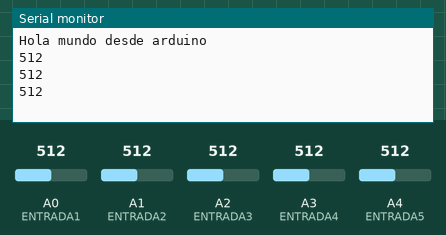
Simulated run of this sketch. Board: Arduino Uno, built with avr-gcc and run on an emulated ATmega328P. Shown: the last lines printed to the serial monitor. The test bench sets the inputs (shaded band); at power-on: A0 (ENTRADA1) = 512, A1 (ENTRADA2) = 512, A2 (ENTRADA3) = 512, A3 (ENTRADA4) = 512, A4 (ENTRADA5) = 512.

Above: at 1.3 s.
1.4 s: A0 (ENTRADA1) set to 716
At 1.8 s:
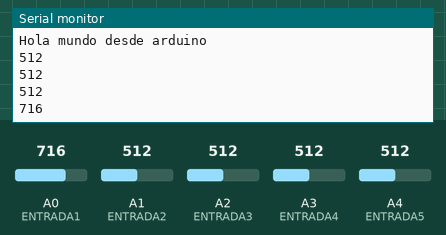
2.9 s: A0 (ENTRADA1) set to 992
At 3.4 s:
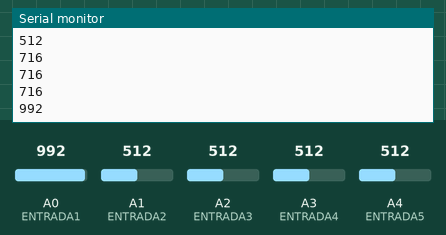
Timing chart, 0 to 5.9 s (numbered marks = the images above; inputs shaded):
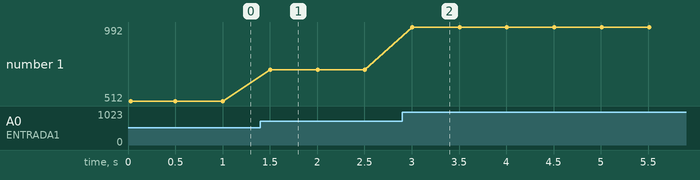

The sketch:

proyectoSEL.ino
```cpp
const int ENTRADA1 = A0;
const int ENTRADA2 = A1;
const int ENTRADA3 = A2;
const int ENTRADA4 = A3;
const int ENTRADA5 = A4;
int dato1 = 0;
int dato2 = 0;
int dato3 = 0;
int dato4 = 0;
int dato5 = 0;

void setup() {
  Serial.begin(9600);
  while(!Serial){
    ;
  }
  Serial.println("Hola mundo desde arduino");
}

void loop() {
  // put your main code here, to run repeatedly:
  dato1 = analogRead(ENTRADA1);
  dato2 = analogRead(ENTRADA2);
  dato3 = analogRead(ENTRADA3);
  dato4 = analogRead(ENTRADA4);
  dato5 = analogRead(ENTRADA5);
  Serial.println(dato1);
  //Serial.println(dato1+','+dato2+','+dato3+','+dato4+','+dato5+',');
  delay(500);
}
```

Measured:
- after the input at 1.4 s, the serial monitor: prints a new line after 0.10 s (image 1)
- after the input at 2.9 s, the serial monitor: prints a new line after 0.11 s (image 2)
- plotted number 1: 512 → 716 after the input at 1.4 s, 716 → 992 after the input at 2.9 s
